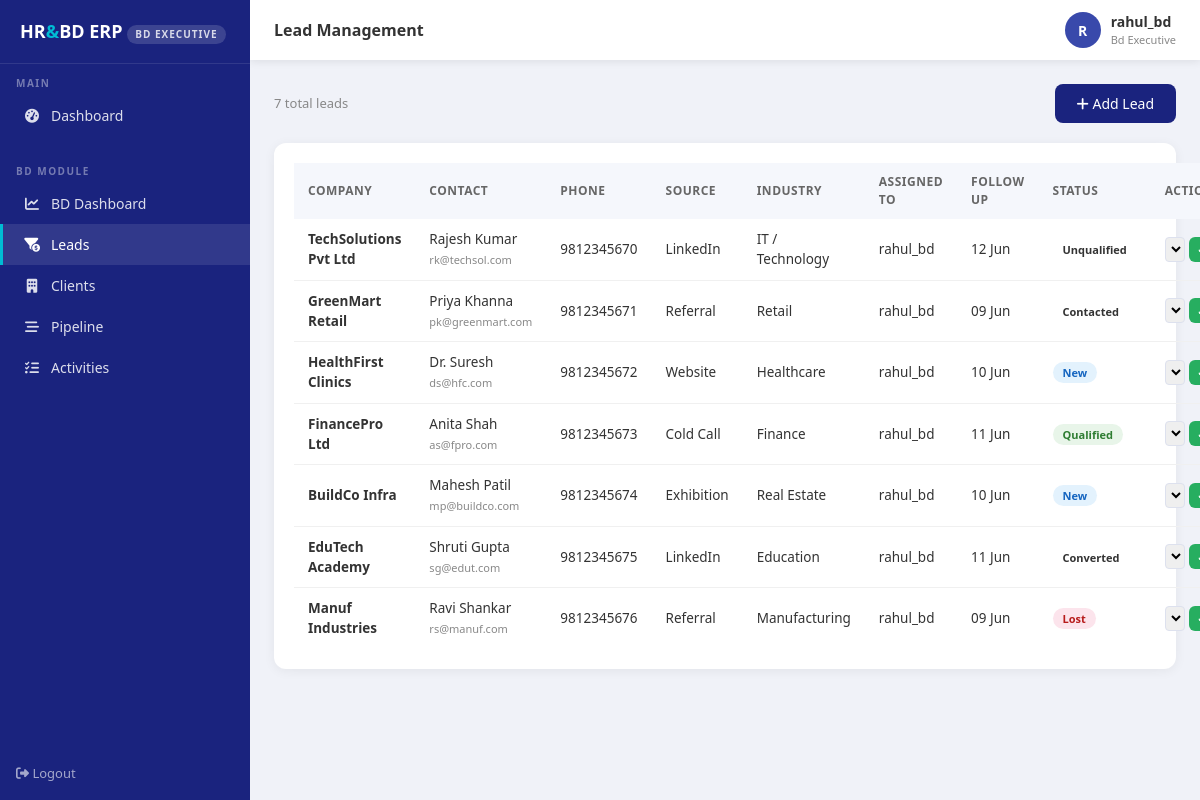
Screenshot of /bd/leads (signed in) with the database file from the repository.
### app/models/models.py (models this page shows, shortened)
class User(UserMixin, db.Model):
    __tablename__ = 'users'
    id            = db.Column(db.Integer, primary_key=True)
    username      = db.Column(db.String(80),  unique=True, nullable=False)
    email         = db.Column(db.String(120), unique=True, nullable=False)
    password_hash = db.Column(db.String(256))
    role          = db.Column(db.String(20),  default='employee')
    employee_id   = db.Column(db.Integer, db.ForeignKey('employees.id'), nullable=True)
    is_active     = db.Column(db.Boolean, default=True)
    created_at    = db.Column(db.DateTime, default=datetime.utcnow)

class Lead(db.Model):
    __tablename__ = 'leads'
    id           = db.Column(db.Integer, primary_key=True)
    company_name = db.Column(db.String(150), nullable=False)
    contact_name = db.Column(db.String(100))
    email        = db.Column(db.String(120))
    phone        = db.Column(db.String(15))
    source       = db.Column(db.String(50))
    industry     = db.Column(db.String(100))
    status       = db.Column(db.String(30), default='new')
    assigned_to  = db.Column(db.Integer, db.ForeignKey('users.id'), nullable=True)
    notes        = db.Column(db.Text)
    next_followup= db.Column(db.Date, nullable=True)
    created_at   = db.Column(db.DateTime, default=datetime.utcnow)
    updated_at   = db.Column(db.DateTime, default=datetime.utcnow,
                             onupdate=datetime.utcnow)
    assigned_user = db.relationship('User', backref='leads',
                                    foreign_keys=[assigned_to])

### app/routes/bd.py (the view)
@bd_bp.route('/bd/leads')
@login_required
@bd_only
def leads():
    return render_template('bd/leads.html',
                           leads=_svc.get_all_leads(),
                           users=_svc.get_all_users())

### app/repositories/bd_repository.py (called while the page is built)
    def get_all(self):
        return Lead.query.order_by(Lead.created_at.desc()).all()

### app/services/bd_service.py (called while the page is built)
    def get_all_leads(self):
        return self.lead_repo.get_all()

    def get_all_users(self):
        return User.query.all()

### app/utils/rbac.py (called while the page is built)
def roles_required(*roles):
    def decorator(f):
        @wraps(f)
        def decorated_function(*args, **kwargs):
            if current_user.role not in roles:
                return render_template('errors/403.html'), 403
            return f(*args, **kwargs)
        return decorated_function
    return decorator

### app/templates/bd/leads.html (shortened to what this page needs)
{% extends "base.html" %}
{% block page_title %}Lead Management{% endblock %}
{% block content %}
<div style="display:flex;justify-content:space-between;align-items:center;margin-bottom:20px;">
  <div style="font-size:13px;color:#888;">{{ leads|length }} total leads</div>
  <a href="{{ url_for('bd.add_lead') }}" class="btn-primary-custom" style="text-decoration:none;"><i class="fas fa-plus"></i> Add Lead</a>
</div>
<div class="table-card">
  <table>
    <thead><tr><th>Company</th><th>Contact</th><th>Phone</th><th>Source</th><th>Industry</th><th>Assigned To</th><th>Follow Up</th><th>Status</th><th>Action</th></tr></thead>
    <tbody>
      {% for l in leads %}
      <tr>
        <td><b>{{ l.company_name }}</b></td>
        <td>{{ l.contact_name or '—' }}<br><span style="font-size:11px;color:#888;">{{ l.email or '' }}</span></td>
        <td>{{ l.phone or '—' }}</td>
        <td>{{ l.source or '—' }}</td>
        <td>{{ l.industry or '—' }}</td>
        <td>{{ l.assigned_user.username if l.assigned_user else '—' }}</td>
        <td>{{ l.next_followup.strftime('%d %b') if l.next_followup else '—' }}</td>
        <td><span class="badge-status badge-{{ l.status }}">{{ l.status.title() }}</span></td>
        <td>
          <form method="POST" action="{{ url_for('bd.update_lead_status', id=l.id) }}" style="display:flex;gap:4px;">
            <select name="status" style="font-size:11px;padding:3px;border-radius:4px;">
              {% for s in ['new','contacted','qualified','unqualified','converted','lost'] %}
              <option value="{{ s }}" {% if l.status == s %}selected{% endif %}>{{ s.title() }}</option>
              {% endfor %}
            </select>
            <button type="submit" class="btn-success-custom" style="padding:3px 8px;font-size:11px;">✓</button>
          </form>
        </td>
      </tr>
      {% else %}
      <tr><td colspan="9" style="text-align:center;color:#aaa;padding:30px;">No leads found. <a href="{{ url_for('bd.add_lead') }}">Add one</a></td></tr>
      {% endfor %}
    </tbody>
  </table>
</div>
{% endblock %}

### app/templates/base.html (shortened to what this page needs)
<!DOCTYPE html>
<html lang="en">
<head>
  <link rel="stylesheet" href="https://cdnjs.cloudflare.com/ajax/libs/font-awesome/6.4.0/css/all.min.css">
  <link rel="stylesheet" href="https://cdnjs.cloudflare.com/ajax/libs/bootstrap/5.3.0/css/bootstrap.min.css">
</head>
<body>
<nav class="sidebar">
  <div class="sidebar-brand">
    HR<span>&</span>BD ERP
    <div class="role-badge">{{ current_user.role.replace('_',' ') }}</div>
  </div>
  <div class="sidebar-section">Main</div>
  <ul class="sidebar-menu">
    <li><a href="{{ url_for('dashboard.index') }}"
           class="{{ 'active' if request.endpoint == 'dashboard.index' }}">
      <i class="fas fa-tachometer-alt"></i> Dashboard
    </a></li>
  </ul>
  {% if current_user.role in ('admin', 'bd_manager', 'bd_executive') %}
  <div class="sidebar-section">BD Module</div>
  <ul class="sidebar-menu">
    <li><a href="{{ url_for('bd.index') }}"
           class="{{ 'active' if request.endpoint == 'bd.index' }}">
      <i class="fas fa-chart-line"></i> BD Dashboard
    </a></li>
    <li><a href="{{ url_for('bd.leads') }}"
           class="{{ 'active' if request.endpoint in ['bd.leads','bd.add_lead'] }}">
      <i class="fas fa-funnel-dollar"></i> Leads
    </a></li>
    <li><a href="{{ url_for('bd.clients') }}"
           class="{{ 'active' if request.endpoint in ['bd.clients','bd.add_client'] }}">
      <i class="fas fa-building"></i> Clients
    </a></li>
    <li><a href="{{ url_for('bd.pipeline') }}"
           class="{{ 'active' if 'pipeline' in request.endpoint or 'opportunity' in request.endpoint }}">
      <i class="fas fa-stream"></i> Pipeline
    </a></li>
    <li><a href="{{ url_for('bd.activities') }}"
           class="{{ 'active' if 'activit' in request.endpoint }}">
      <i class="fas fa-tasks"></i> Activities
    </a></li>
  </ul>
  {% endif %}
  <div style="margin-top:auto;padding:16px;">
    <a href="{{ url_for('auth.logout') }}"
       style="color:rgba(255,255,255,0.6);font-size:13px;text-decoration:none;">
      <i class="fas fa-sign-out-alt"></i> Logout
    </a>
  </div>
</nav>
<div class="topbar">
  <div class="topbar-title">{% block page_title %}Dashboard{% endblock %}</div>
  <div class="topbar-user">
    <div class="avatar">{{ current_user.username[0].upper() }}</div>
    <div>
      <div style="font-weight:600;font-size:14px;">{{ current_user.username }}</div>
      <div style="font-size:11px;color:#888;">
        {{ current_user.role.replace('_',' ').title() }}
      </div>
    </div>
  </div>
</div>
<div class="main-content">
  {% block content %}{% endblock %}
</div>
</body>
</html>

### app/templates/base.html (style rules this page uses)
:root { --primary: #1a237e; --primary-light: #3949ab; --accent: #00bcd4; --sidebar-width: 250px; --topbar-h: 60px; --body-bg: #f0f2f8; }
* { box-sizing: border-box; margin: 0; padding: 0; }
body { font-family: 'Segoe UI', sans-serif; background: var(--body-bg); color: #333; }
.sidebar { position: fixed; top: 0; left: 0; width: var(--sidebar-width); height: 100vh; background: var(--primary); display: flex; flex-direction: column; z-index: 1000; overflow-y: auto; }
.sidebar-brand { padding: 18px 20px; border-bottom: 1px solid rgba(255,255,255,0.1); color: white; font-size: 18px; font-weight: 700; }
.sidebar-brand span { color: var(--accent); }
.role-badge { font-size: 10px; background: rgba(255,255,255,0.15); color: rgba(255,255,255,0.8); padding: 2px 8px; border-radius: 10px; margin-top: 4px; display: inline-block; text-transform: uppercase; letter-spacing: 1px; }
.sidebar-section { padding: 12px 16px 4px; font-size: 10px; text-transform: uppercase; letter-spacing: 1.5px; color: rgba(255,255,255,0.4); font-weight: 600; }
.sidebar-menu { list-style: none; padding: 0; }
.sidebar-menu li a { display: flex; align-items: center; gap: 10px; padding: 10px 20px; color: rgba(255,255,255,0.85); text-decoration: none; font-size: 14px; transition: all 0.2s; border-left: 3px solid transparent; }
.sidebar-menu li a:hover, .sidebar-menu li a.active { background: rgba(255,255,255,0.1); color: white; border-left-color: var(--accent); }
.sidebar-menu li a i { width: 18px; text-align: center; }
.topbar { position: fixed; top: 0; left: var(--sidebar-width); right: 0; height: var(--topbar-h); background: white; display: flex; align-items: center; justify-content: space-between; padding: 0 24px; box-shadow: 0 2px 8px rgba(0,0,0,0.08); z-index: 999; }
.topbar-title { font-size: 16px; font-weight: 600; color: #333; }
.topbar-user { display: flex; align-items: center; gap: 10px; font-size: 14px; }
.topbar-user .avatar { width: 36px; height: 36px; background: var(--primary-light); border-radius: 50%; display: flex; align-items: center; justify-content: center; color: white; font-weight: 600; }
.main-content { margin-left: var(--sidebar-width); margin-top: var(--topbar-h); padding: 24px; min-height: calc(100vh - var(--topbar-h)); }
.table-card { background: white; border-radius: 12px; padding: 20px; box-shadow: 0 2px 12px rgba(0,0,0,0.06); }
table { width: 100%; border-collapse: collapse; }
table th { background: #f5f7fc; font-size: 12px; text-transform: uppercase; letter-spacing: 0.5px; color: #666; padding: 10px 14px; }
table td { padding: 10px 14px; font-size: 13.5px; border-bottom: 1px solid #f0f0f0; }
table tbody tr:last-child td { border-bottom: none; }
.badge-status { padding: 3px 10px; border-radius: 20px; font-size: 11px; font-weight: 600; }
.badge-new { background: #e3f2fd; color: #1565c0; }
.badge-qualified { background: #e8f5e9; color: #2e7d32; }
.badge-lost { background: #fce4ec; color: #b71c1c; }
input, select, textarea { width: 100%; padding: 9px 12px; border: 1px solid #dde1ee; border-radius: 8px; font-size: 14px; outline: none; transition: border 0.2s; }
.btn-primary-custom { background: var(--primary); color: white; border: none; padding: 9px 22px; border-radius: 8px; font-size: 14px; cursor: pointer; font-weight: 500; transition: background 0.2s; }
.btn-success-custom { background: #27ae60; color: white; border: none; padding: 6px 14px; border-radius: 6px; font-size: 12px; cursor: pointer; }

### rows the page displays
User: role.replace "BD EXECUTIVE", username "R", username "rahul_bd", role.replace "Bd Executive"
Lead: company_name "TechSolutions Pvt Ltd", contact_name "Rajesh Kumar", email "rk@techsol.com", phone "9812345670", source "LinkedIn", industry "IT / Technology", assigned_user "rahul_bd", next_followup "12 Jun", status "Unqualified"
Lead: company_name "GreenMart Retail", contact_name "Priya Khanna", email "pk@greenmart.com", phone "9812345671", source "Referral", industry "Retail", assigned_user "rahul_bd", next_followup "09 Jun", status "Contacted"
Lead: company_name "HealthFirst Clinics", contact_name "Dr. Suresh", email "ds@hfc.com", phone "9812345672", source "Website", industry "Healthcare", assigned_user "rahul_bd", next_followup "10 Jun", status "New"
Lead: company_name "FinancePro Ltd", contact_name "Anita Shah", email "as@fpro.com", phone "9812345673", source "Cold Call", industry "Finance", assigned_user "rahul_bd", next_followup "11 Jun", status "Qualified"
Lead: company_name "BuildCo Infra", contact_name "Mahesh Patil", email "mp@buildco.com", phone "9812345674", source "Exhibition", industry "Real Estate", assigned_user "rahul_bd", next_followup "10 Jun", status "New"
Lead: company_name "EduTech Academy", contact_name "Shruti Gupta", email "sg@edut.com", phone "9812345675", source "LinkedIn", industry "Education", assigned_user "rahul_bd", next_followup "11 Jun", status "Converted"
Lead: company_name "Manuf Industries", contact_name "Ravi Shankar", email "rs@manuf.com", phone "9812345676", source "Referral", industry "Manufacturing", assigned_user "rahul_bd", next_followup "09 Jun", status "Lost"

### other values shown
{{ leads|length }} "7"
